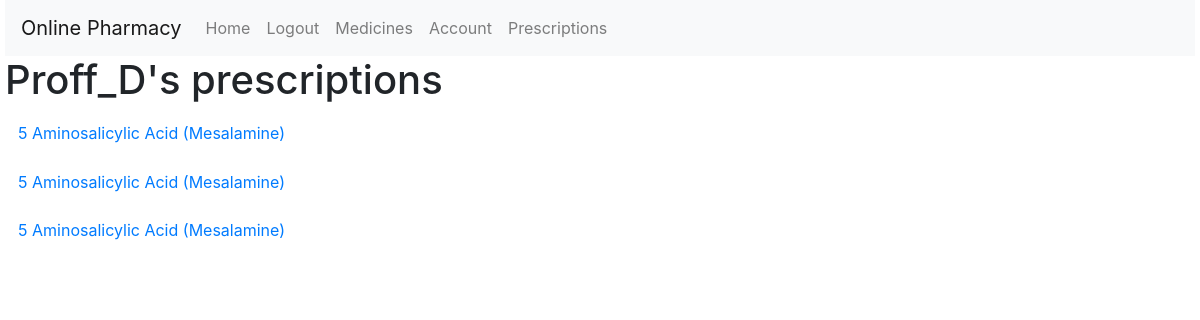
The page /my_prescriptions (signed in) on the database as committed earlier.
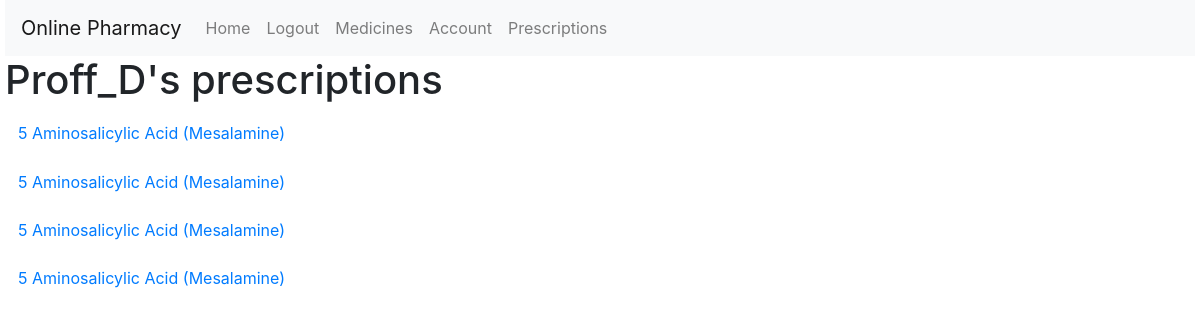
The same page on the database as committed later.
### tables this page shows
CREATE TABLE "users" (
    "user_id" INTEGER PRIMARY KEY AUTOINCREMENT,
    "email" TEXT NOT NULL UNIQUE,
    "is_active" INTEGER NOT NULL DEFAULT 1,
    "password_hash" TEXT NOT NULL,
    "username" TEXT NOT NULL UNIQUE,
    "role_id" INTEGER DEFAULT 1,
    "firstname" TEXT NOT NULL,
    "lastname" TEXT NOT NULL,
    FOREIGN KEY (role_id) REFERENCES roles(role_id)
);

CREATE TABLE "prescriptions" (
    "prescription_id" INTEGER PRIMARY KEY AUTOINCREMENT,
    "patient_id" INTEGER NOT NULL,
    "medicine_id" INTEGER NOT NULL,
    "doctor_id" INTEGER NOT NULL,
    "repeating" INTEGER NOT NULL DEFAULT 0,
    "repeating_start" TEXT,
    "repeating_end" TEXT,
    "repeat_interval" INTEGER,
    "last_ordered" TEXT,
    FOREIGN KEY (patient_id) REFERENCES users(user_id),
    FOREIGN KEY (doctor_id) REFERENCES users(user_id),
    FOREIGN KEY (medicine_id) REFERENCES generic(medicine_id)
);

CREATE TABLE "generic" (medicine_id INTEGER PRIMARY KEY AUTOINCREMENT,  name TEXT,  precaution TEXT,  indication TEXT,  contra_indication TEXT,  dose TEXT,  side_effect TEXT,  pregnancy_category_id TEXT, "mode_of_action" TEXT, "interaction" TEXT);

### app.py (the view)
@app.route('/my_prescriptions')
def my_prescriptions():
    user_id = session.get('user_id')
    username = extract_data_single(db.execute('SELECT username FROM users WHERE user_id = ?', user_id), 'username')
    prescriptions_info = db.execute('SELECT * FROM prescriptions INNER JOIN users ON prescriptions.patient_id = users.user_id WHERE patient_id = ?', user_id)
    for prescription in prescriptions_info:
        doctor_id = prescription['doctor_id']
        doctor_lastname = extract_data_single(db.execute('SELECT lastname FROM users WHERE user_id = ?', doctor_id), 'lastname')
        prescription['doctor_name'] = 'Dr. ' + doctor_lastname
        medicine_id = prescription['medicine_id']
        medicine_name = extract_data_single(db.execute('SELECT name FROM generic WHERE medicine_id = ?', medicine_id), 'name')
        prescription['medicine_name'] = medicine_name
    return render_template('my_prescriptions.html', username=username, prescriptions=prescriptions_info)

### app.py (called while the page is built)
def extract_data_single(query_result, key):
    if query_result:
        dictionary = query_result[0]
        return dictionary[key]
    return None

### templates/my_prescriptions.html (shortened to what this page needs)
{% extends 'layout.html' %}
{% block body %}
    <h1>{{ username }}'s prescriptions</h1>
    {% for prescription in prescriptions %}
        <h2>
            <button class="btn btn-link" type="button" data-toggle="collapse" data-target="#prescription{{ loop.index }}" aria-expanded="false" aria-controls="prescription{{ loop.index }}">
                {{ prescription['medicine_name'] }}
            </button>
        </h2>
    {% endfor %}
{% endblock %}

### templates/layout.html (shortened to what this page needs)
<!DOCTYPE html>
<html lang="en">
    <head>
        <link rel="stylesheet" href="https://cdn.jsdelivr.net/npm/bootstrap@4.4.1/dist/css/bootstrap.min.css">
        <link rel="stylesheet" href="static\styles.css">
    </head>
    <body>
        {% if not logged_out %}
            <nav class="navbar navbar-expand-lg navbar-light bg-light">
                <a class="navbar-brand" href="/">Online Pharmacy</a>
                <div class="collapse navbar-collapse" id="navbarSupportedContent">
                    <ul class="navbar-nav mr-auto">
                        <li class="nav-item">
                            <a class="nav-link" href="/">Home</a>
                        </li>
                        <li class="nav-item">
                            <a class="nav-link" href="/logout">Logout</a>
                        </li>
                        <li class="nav-item">
                            <a class="nav-link" href="/medicine">Medicines</a>
                        </li>
                        <li class="nav-item">
                            <a class="nav-link" href="/account">Account</a>
                        </li>
                        <li class="nav-item">
                            <a class="nav-link" href="/my_prescriptions">Prescriptions</a>
                        </li>
                    </ul>
                </div>
            </nav>
        {% endif %}
        {% block body %}
        {% endblock %}
    </body>
</html>

### static/styles.css (style rules this page uses)
body { padding: 0 5px; }

Rows that differ between the two databases and show on the page:
added prescriptions: medicine_name "5 Aminosalicylic Acid (Mesalamine)"
